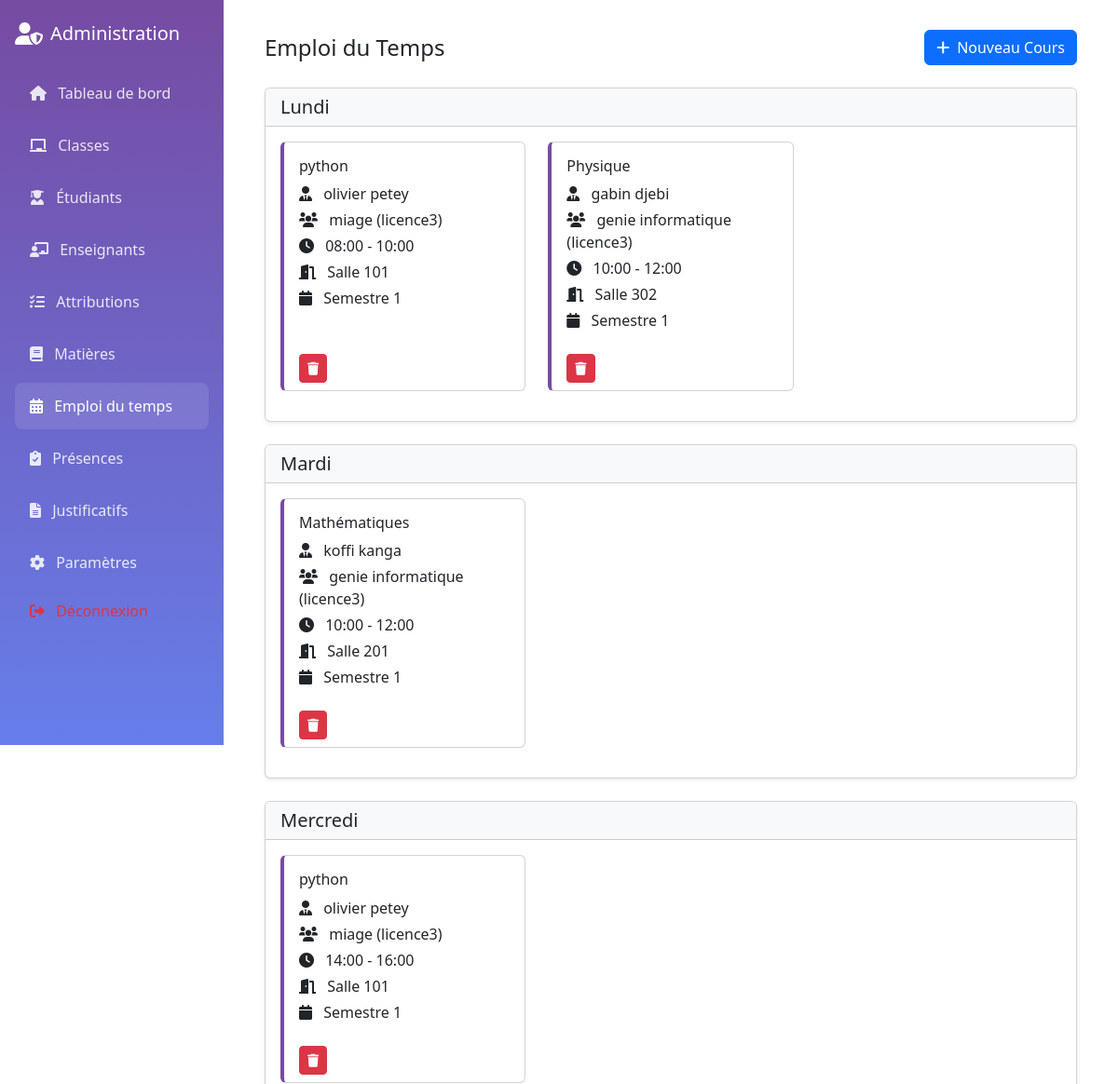
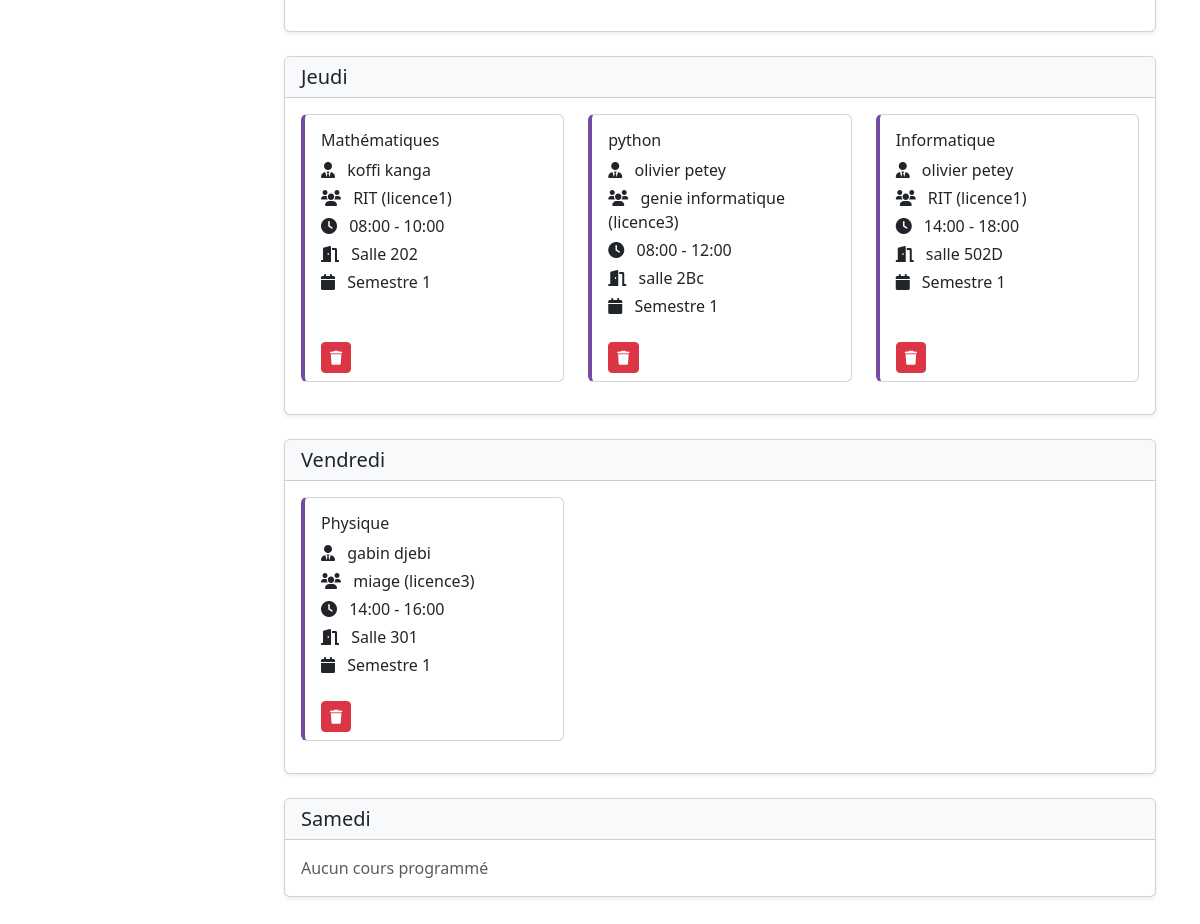
The app's page /admin/emploi_temps.php (signed in) with its own data (2 pictures, top to bottom).
### tables this page shows
CREATE TABLE IF NOT EXISTS `emploi_temps` (
  `id` int NOT NULL AUTO_INCREMENT,
  `classe_id` int NOT NULL,
  `matiere_id` int NOT NULL,
  `enseignant_id` int NOT NULL,
  `jour_semaine` enum('lundi','mardi','mercredi','jeudi','vendredi','samedi') NOT NULL,
  `heure_debut` time NOT NULL,
  `heure_fin` time NOT NULL,
  `salle` varchar(50) DEFAULT NULL,
  `annee_scolaire` varchar(9) NOT NULL,
  `semestre` int NOT NULL,
  `created_at` timestamp NULL DEFAULT CURRENT_TIMESTAMP,
  PRIMARY KEY (`id`),
  UNIQUE KEY `unique_cours` (`classe_id`,`matiere_id`,`enseignant_id`,`jour_semaine`,`heure_debut`,`annee_scolaire`,`semestre`),
  KEY `matiere_id` (`matiere_id`),
  KEY `enseignant_id` (`enseignant_id`)
);

CREATE TABLE IF NOT EXISTS `matieres` (
  `id` int NOT NULL AUTO_INCREMENT,
  `nom` varchar(50) NOT NULL,
  `description` text,
  `created_at` timestamp NULL DEFAULT CURRENT_TIMESTAMP,
  PRIMARY KEY (`id`)
);

CREATE TABLE IF NOT EXISTS `users` (
  `id` int NOT NULL AUTO_INCREMENT,
  `username` varchar(50) NOT NULL,
  `password` varchar(255) NOT NULL,
  `email` varchar(100) NOT NULL,
  `role` enum('admin','enseignant','etudiant') NOT NULL,
  `nom` varchar(50) NOT NULL,
  `prenom` varchar(50) NOT NULL,
  `created_at` timestamp NULL DEFAULT CURRENT_TIMESTAMP,
  `updated_at` timestamp NULL DEFAULT CURRENT_TIMESTAMP ON UPDATE CURRENT_TIMESTAMP,
  `specialite` varchar(100) DEFAULT NULL,
  PRIMARY KEY (`id`),
  UNIQUE KEY `username` (`username`),
  UNIQUE KEY `email` (`email`)
);

CREATE TABLE IF NOT EXISTS `classes` (
  `id` int NOT NULL AUTO_INCREMENT,
  `nom` varchar(50) NOT NULL,
  `niveau` varchar(20) NOT NULL,
  `annee_scolaire` varchar(9) NOT NULL,
  `created_at` timestamp NULL DEFAULT CURRENT_TIMESTAMP,
  `capacite` int NOT NULL DEFAULT '30',
  PRIMARY KEY (`id`)
);

### admin/emploi_temps.php (the view, shortened to what this page needs)
<?php
require_once('../config/db.php');
$stmt = $conn->query("
    SELECT e.*,
           u.nom as enseignant_nom, u.prenom as enseignant_prenom,
           m.nom as matiere_nom,
           c.nom as classe_nom, c.niveau as classe_niveau
    FROM emploi_temps e
    JOIN users u ON e.enseignant_id = u.id
    JOIN matieres m ON e.matiere_id = m.id
    JOIN classes c ON e.classe_id = c.id
    ORDER BY e.jour_semaine, e.heure_debut, c.niveau, c.nom
");
$emplois = $stmt->fetchAll(PDO::FETCH_ASSOC);
function formatHeure($heure) {
    return date('H:i', strtotime($heure));
}
$jours = [
    'lundi' => 'Lundi',
    'mardi' => 'Mardi',
    'mercredi' => 'Mercredi',
    'jeudi' => 'Jeudi',
    'vendredi' => 'Vendredi',
    'samedi' => 'Samedi'
];
?>
<!DOCTYPE html>
<html lang="fr">
<head>
    <link href="https://cdn.jsdelivr.net/npm/bootstrap@5.3.0/dist/css/bootstrap.min.css" rel="stylesheet">
    <link href="https://cdnjs.cloudflare.com/ajax/libs/font-awesome/6.0.0/css/all.min.css" rel="stylesheet">
</head>
<body>
       <div class="sidebar position-fixed" style="width: 240px;">
        <div class="p-3">
            <div class="d-flex align-items-center mb-4 mt-2">
                <i class="fas fa-user-shield fs-4 me-2"></i>
                <h5 class="mb-0">Administration</h5>
            </div>
            <nav class="nav flex-column">
                <a class="nav-link" href="dashboard.php">
                    <i class="fas fa-home me-2"></i>
                    Tableau de bord
                </a>
                <a class="nav-link" href="classes.php">
                    <i class="fas fa-chalkboard me-2"></i>
                    Classes
                </a>
                <a class="nav-link" href="etudiants.php">
                    <i class="fas fa-user-graduate me-2"></i>
                    Étudiants
                </a>
                <a class="nav-link" href="enseignants.php">
                    <i class="fas fa-chalkboard-teacher me-2"></i>
                    Enseignants
                </a>
                <a class="nav-link" href="attributions.php">
                    <i class="fas fa-tasks me-2"></i>
                    Attributions
                </a>
                <a class="nav-link" href="matieres.php">
                    <i class="fas fa-book me-2"></i>
                    Matières
                </a>
                <a class="nav-link active" href="emploi_temps.php">
                    <i class="fas fa-calendar-alt me-2"></i>
                    Emploi du temps
                </a>
                <a class="nav-link" href="presences.php">
                    <i class="fas fa-clipboard-check me-2"></i>
                    Présences
                </a>
                <a class="nav-link" href="justificatifs.php">
                    <i class="fas fa-file-alt me-2"></i>
                    Justificatifs
                </a>
                <a class="nav-link" href="parametres.php">
                    <i class="fas fa-cog me-2"></i>
                    Paramètres
                </a>
                <a class="nav-link text-danger mt-auto" href="../auth/logout.php">
                    <i class="fas fa-sign-out-alt me-2"></i>
                    Déconnexion
                </a>
            </nav>
        </div>
    </div>
    <div class="main-content">
        <div class="container-fluid">
            <div class="d-flex justify-content-between align-items-center mb-4">
                <h4 class="mb-0">Emploi du Temps</h4>
                <button class="btn btn-primary" data-bs-toggle="modal" data-bs-target="#ajoutCoursModal">
                    <i class="fas fa-plus me-2"></i>Nouveau Cours
                </button>
            </div>
            <?php foreach ($jours as $jour_key => $jour_nom): ?>
                <div class="card shadow-sm mb-4">
                    <div class="card-header bg-light">
                        <h5 class="mb-0"><?= $jour_nom ?></h5>
                    </div>
                    <div class="card-body">
                        <?php
                        $cours_du_jour = array_filter($emplois, function($cours) use ($jour_key) {
                            return $cours['jour_semaine'] === $jour_key;
                        });
                        if (empty($cours_du_jour)):
                        ?>
                            <p class="text-muted mb-0">Aucun cours programmé</p>
                        <?php else: ?>
                            <div class="row">
                                <?php foreach ($cours_du_jour as $cours): ?>
                                    <div class="col-md-6 col-lg-4 mb-3">
                                        <div class="card cours-card h-100">
                                            <div class="card-body">
                                                <h6 class="card-title"><?= htmlspecialchars($cours['matiere_nom']) ?></h6>
                                                <p class="card-text mb-1">
                                                    <i class="fas fa-user-tie me-2"></i>
                                                    <?= htmlspecialchars($cours['enseignant_prenom'] . ' ' . $cours['enseignant_nom']) ?>
                                                </p>
                                                <p class="card-text mb-1">
                                                    <i class="fas fa-users me-2"></i>
                                                    <?= htmlspecialchars($cours['classe_nom'] . ' (' . $cours['classe_niveau'] . ')') ?>
                                                </p>
                                                <p class="card-text mb-1">
                                                    <i class="fas fa-clock me-2"></i>
                                                    <?= formatHeure($cours['heure_debut']) ?> - <?= formatHeure($cours['heure_fin']) ?>
                                                </p>
                                                <?php if ($cours['salle']): ?>
                                                    <p class="card-text mb-1">
                                                        <i class="fas fa-door-open me-2"></i>
                                                        <?= htmlspecialchars($cours['salle']) ?>
                                                    </p>
                                                <?php endif; ?>
                                                <p class="card-text mb-0">
                                                    <i class="fas fa-calendar me-2"></i>
                                                    Semestre <?= $cours['semestre'] ?>
                                                </p>
                                            </div>
                                            <div class="card-footer bg-transparent border-0">
                                                <form method="POST" class="d-inline">
                                                    <button type="submit" class="btn btn-danger btn-sm" onclick="return confirm('Êtes-vous sûr de vouloir supprimer ce cours ?')">
                                                        <i class="fas fa-trash"></i>
                                                    </button>
                                                </form>
                                            </div>
                                        </div>
                                    </div>
                                <?php endforeach; ?>
                            </div>
                        <?php endif; ?>
                    </div>
                </div>
            <?php endforeach; ?>
        </div>
    </div>
</body>
</html>

### admin/emploi_temps.php (style rules this page uses)
.sidebar { background: linear-gradient(180deg, #764ba2 0%, #667eea 100%); min-height: 100vh; color: white; }
.sidebar .nav-link { color: rgba(255, 255, 255, 0.85); padding: 0.8rem 1rem; margin: 0.2rem 0; border-radius: 8px; transition: all 0.3s ease; }
.sidebar .nav-link:hover, .sidebar .nav-link.active { background: rgba(255, 255, 255, 0.1); color: white; }
.main-content { margin-left: 240px; padding: 2rem; }
.cours-card { border-left: 4px solid #764ba2; }

### records on screen
emploi_temps: matiere.nom "python", users.prenom+nom "olivier petey", classe.niveau "miage (licence3)", heure_debut "08:00", heure_fin "10:00", salle "Salle 101", semestre "1"
emploi_temps: matiere.nom "Physique", users.prenom+nom "gabin djebi", classe.niveau "genie informatique (licence3)", heure_debut "10:00", heure_fin "12:00", salle "Salle 302", semestre "1"
emploi_temps: matiere.nom "Mathématiques", users.prenom+nom "koffi kanga", classe.niveau "genie informatique (licence3)", heure_debut "10:00", heure_fin "12:00", salle "Salle 201", semestre "1"
emploi_temps: matiere.nom "python", users.prenom+nom "olivier petey", classe.niveau "miage (licence3)", heure_debut "14:00", heure_fin "16:00", salle "Salle 101", semestre "1"
emploi_temps: matiere.nom "Mathématiques", users.prenom+nom "koffi kanga", classe.niveau "RIT (licence1)", heure_debut "08:00", heure_fin "10:00", salle "Salle 202", semestre "1"
emploi_temps: matiere.nom "python", users.prenom+nom "olivier petey", classe.niveau "genie informatique (licence3)", heure_debut "08:00", heure_fin "12:00", salle "salle 2Bc", semestre "1"
emploi_temps: matiere.nom "Informatique", users.prenom+nom "olivier petey", classe.niveau "RIT (licence1)", heure_debut "14:00", heure_fin "18:00", salle "salle 502D", semestre "1"
emploi_temps: matiere.nom "Physique", users.prenom+nom "gabin djebi", classe.niveau "miage (licence3)", heure_debut "14:00", heure_fin "16:00", salle "Salle 301", semestre "1"

### other values on screen
$jour_nom "Lundi"
$jour_nom "Mardi"
$jour_nom "Mercredi"
$jour_nom "Jeudi"
$jour_nom "Vendredi"
$jour_nom "Samedi"
